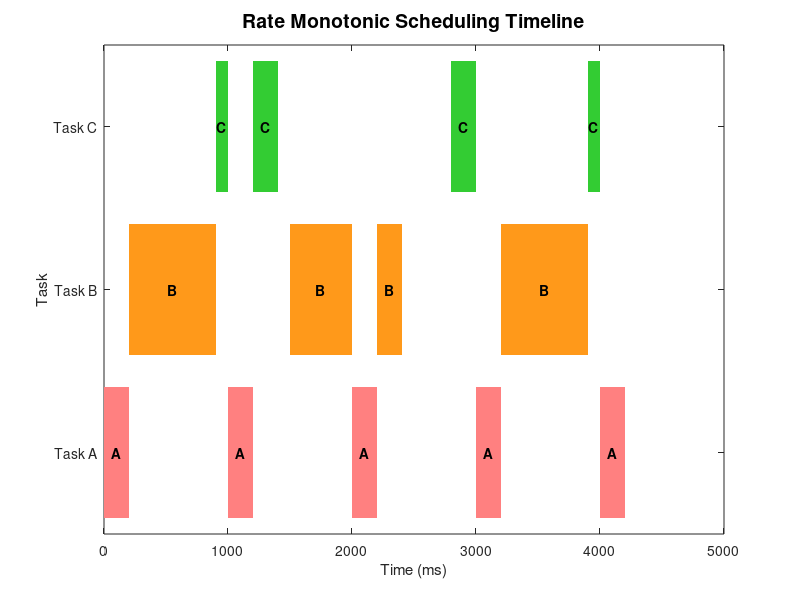

Reproduce this figure in MATLAB. (Note: this script raises an error after producing the figure.)
% ======================
% RMS 调度任务时间线绘图
% ======================

clear; close all; clc;

% 任务参数
tasks = {'A','B','C'};
period = [1000 1500 2800];
exec   = [200  700  300 ];

% 定义颜色（与示例接近）
colors = [1   0.5  0.5;     % A 红
          1   0.6  0.1;     % B 橙
          0.2 0.8 0.2];     % C 绿

% 手工调度结果（根据分析得出的 CPU 时间片）
schedule = [
    0   200   1;
    200 900   2;
    900 1000  3;
    1000 1200 1;
    1200 1400 3;
    1500 2000 2;
    2000 2200 1;
    2200 2400 2;
    2800 3000 3;
    3000 3200 1;
    3200 3900 2;
    3900 4000 3;
    4000 4200 1;
];
figure('Position',[100 100 1200 350]); hold on; box on;
title('Rate Monotonic Scheduling Timeline','FontSize',14);
xlabel('Time (ms)'); ylabel('Task');
yticks([1 2 3]); yticklabels({'Task A','Task B','Task C'});

for i = 1:size(schedule,1)
    t_start = schedule(i,1);
    t_end   = schedule(i,2);
    task_id = schedule(i,3);
    rectangle('Position',[t_start, task_id-0.4, t_end-t_start, 0.8], ...
              'FaceColor',colors(task_id,:), 'EdgeColor','none');
    text((t_start+t_end)/2, task_id, sprintf('%s',tasks{task_id}), ...
         'HorizontalAlignment','center','VerticalAlignment','middle',...
         'FontWeight','bold','Color','k');
end

% 画任务释放点
for i = 1:5  
    xline((i-1)*period(1),'--r');
end
for i = 1:4
    xline((i-1)*period(2),'--','Color',[1 0.6 0]);
end
for i = 1:3
    xline((i-1)*period(3),'--g');
end

xlim([0 4500]);
ylim([0.5 3.5]);

hold off;




%% =============================
%   RMS Scheduling with Resource Access
% =============================
clear; close all; clc;

% Task params
tasks = {'A','B','C'};
period = [1000 1500 2800];
exec   = [200  700  300 ];
colors = [1   0.5  0.5;     % A 红
          1   0.6  0.1;     % B 橙
          0.2 0.8 0.2];     % C 绿

% 手工调度结果（含资源访问 + 优先级继承）
% 列: [开始时间, 结束时间, 任务ID]
schedule = [
    0    200   1;    % A0
    200  900   2;    % B0
    900  1000  3;    % C0 前100ms
    1000 1200  3;    % C0 占资源200ms
    1200 1400  1;    % A1
    1500 2000  2;    % B1 前500ms
    2000 2200  1;    % A2
    2200 2400  2;    % B1 剩余200ms? 修正: 实际剩余200ms，执行2200–2400
    2800 2900  3;    % C1 前100ms
    2900 3100  3;    % C1 占资源200ms
    3100 3300  1;    % A3
    3300 4000  2;    % B2
    4000 4200  1;    % A4
];

% 标记资源使用段
resource_use = [
    1000    1200   3;    % C0
    2900    3100   3;    % C1
];


figure('Position',[100 100 1300 350]); hold on;

title('Rate Monotonic Scheduling with Resource Access','FontSize',14);
xlabel('Time (ms)'); ylabel('Task');
yticks([1 2 3]); yticklabels({'Task A','Task B','Task C'});

% 画任务时间块
for i = 1:size(schedule,1)
    t1 = schedule(i,1); t2 = schedule(i,2);
    id = schedule(i,3);
    rectangle('Position',[t1 id-0.4 t2-t1 0.8], ...
        'FaceColor', colors(id,:), 'EdgeColor','k');
    text((t1+t2)/2, id, tasks{id}, 'HorizontalAlignment','center','FontWeight','bold');
end


for i = 1:size(resource_use,1)
    x = resource_use(i,:);
    rectangle('Position',[x(1), x(3)-0.50, x(2)-x(1), 0.1], 'FaceColor','k','EdgeColor','none');
end

% 绘制任务周期虚线
for i = 0:4, xline(i*period(1),'--r'); end
for i = 0:3, xline(i*period(2),'--','Color',[1 0.6 0]); end
for i = 0:2, xline(i*period(3),'--g'); end


xline(2800,'--g');


ylim([0.3 3.5]);
xlim([0 4500]);                    % 设置 X 轴范围

% 手动设置 X 轴刻度
xticks([0 500 1000 1500 2000 2500 2800 3000 3500 4000 4500]);
xticklabels({'0','500','1000','1500','2000','2500','2800','3000','3500','4000','4500'});

grid on;


% ======================
% RMS 调度任务时间线绘图
% ======================

clear; close all; clc;

% 任务参数
tasks = {'A','B','C'};
period = [1000 1500 2800];
exec   = [200  700  300 ];

% 定义颜色（与示例接近）
colors = [1   0.5  0.5;     % A 红
          1   0.6  0.1;     % B 橙
          0.2 0.8 0.2];     % C 绿

% 手工调度结果（根据分析得出的 CPU 时间片）
schedule = [
    0   200   1;
    200 900   2;
    900 1200  3;
    1200 1400 1;
    1500 2000 2;
    2000 2200 1;
    2200 2400 2;
    2800 3000 3;
    3000 3700 2;
    3700 3800 3;
    3800 4000 1;
    4000 4200 1;
];
figure('Position',[100 100 1200 350]); hold on; box on;
title('Rate Monotonic Scheduling Timeline','FontSize',14);
xlabel('Time (ms)'); ylabel('Task');
yticks([1 2 3]); yticklabels({'Task A','Task B','Task C'});

for i = 1:size(schedule,1)
    t_start = schedule(i,1);
    t_end   = schedule(i,2);
    task_id = schedule(i,3);
    rectangle('Position',[t_start, task_id-0.4, t_end-t_start, 0.8], ...
              'FaceColor',colors(task_id,:), 'EdgeColor','none');
    text((t_start+t_end)/2, task_id, sprintf('%s',tasks{task_id}), ...
         'HorizontalAlignment','center','VerticalAlignment','middle',...
         'FontWeight','bold','Color','k');
end

% 画任务释放点
for i = 1:5  
    xline((i-1)*period(1),'--r');
end
for i = 1:4
    xline((i-1)*period(2),'--','Color',[1 0.6 0]);
end
for i = 1:3
    xline((i-1)*period(3),'--g');
end

xlim([0 4500]);
ylim([0.5 3.5]);
% 手动设置 X 轴刻度
xticks([0 500 1000 1500 2000 2500 2800 3000 3500 4000 4500]);
xticklabels({'0','500','1000','1500','2000','2500','2800','3000','3500','4000','4500'});

hold off;
